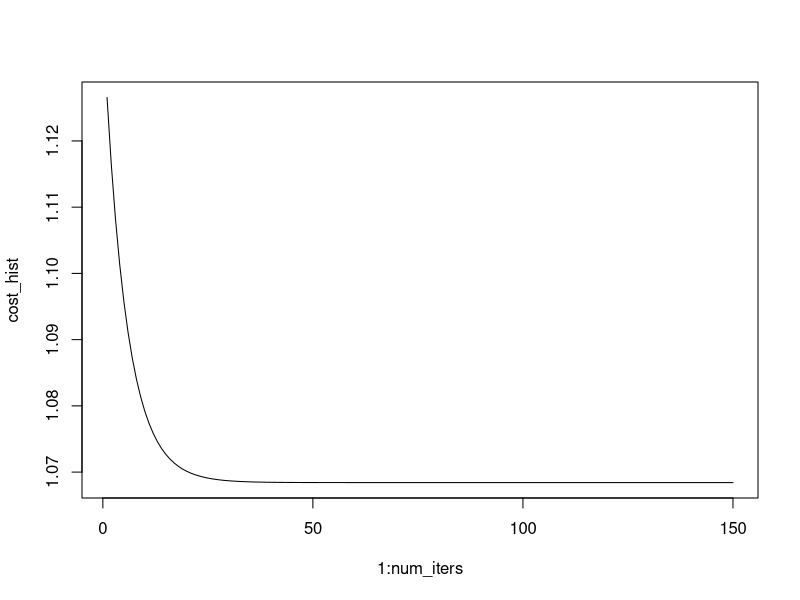

The R source for this figure:
set.seed(11)
x <- matrix(rnorm(400), ncol = 4)
y <- rnorm(100)
m <- length(y)

X<-cbind(rep(1, 100), x)
theta<-rep(0,5)

gradDescent<-function(X, y, theta, alpha, num_iters){
  m <- length(y)
  J_hist <- rep(0, num_iters)
  T_hist = matrix(rep(0, num_iters * ncol(X)), ncol=ncol(X))
  for(i in 1:num_iters){

    theta <- theta - alpha*(1/m)*(t(X)%*%(X%*%theta - y))
    
    J_hist[i]  <- mean((X %*% theta - y)^2)
    T_hist[i,] = theta
  }
  # for a R function to return two values, we need to use a list to store them:
  results<-list(theta, J_hist,T_hist)
  return(results)
}

alpha <- 0.1
num_iters <- 150
results <- gradDescent(X, y, theta, alpha, num_iters)
theta <- results[[1]]
cost_hist <- results[[2]]
print(tail(cost_hist))
print(theta)

plot(1:num_iters, cost_hist, type = 'l')

lmod = lm(y ~ X[,c(2,3,4,5)])
lmod$coefficients
#MSE
mean(lmod$residuals^2)

